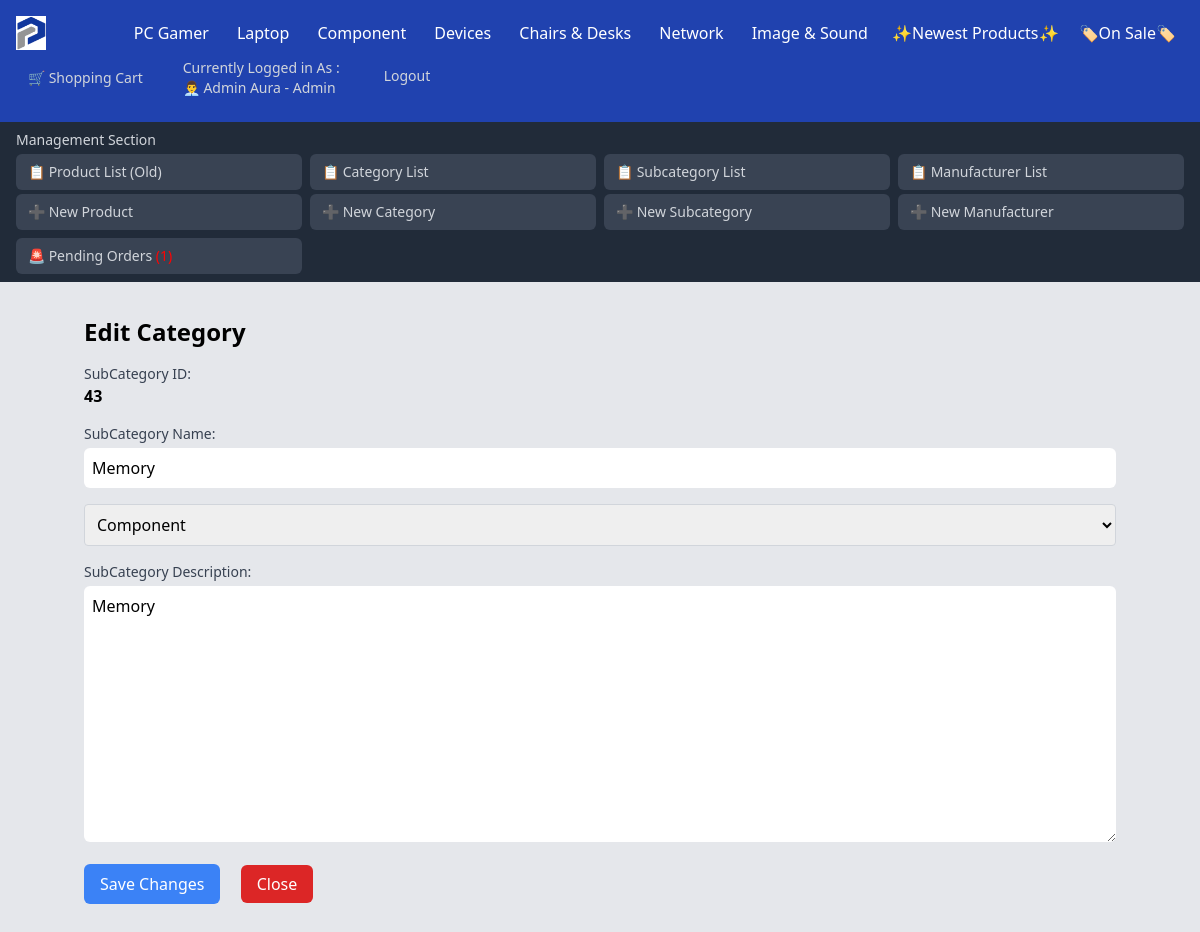
/Category/SubCategories/SubCategories_Modify.php?id=43&SubCategory_Name=Memory (signed in), run on the app's committed database.
### tables this page shows
CREATE TABLE `categories` (
  `Category_ID` int NOT NULL AUTO_INCREMENT,
  `Category_Name` varchar(100) DEFAULT 'Unspecified',
  `Category_Desc` varchar(2000) DEFAULT NULL,
  PRIMARY KEY (`Category_ID`),
  UNIQUE KEY `UC_Category_Name` (`Category_Name`),
  UNIQUE KEY `Category_Name` (`Category_Name`)
);

CREATE TABLE `users` (
  `User_ID` int NOT NULL AUTO_INCREMENT,
  `User_Username` varchar(255) DEFAULT NULL,
  `User_FirstName` varchar(255) DEFAULT NULL,
  `User_LastName` varchar(255) DEFAULT NULL,
  `User_Phone` varchar(255) DEFAULT NULL,
  `User_Country` varchar(255) DEFAULT NULL,
  `User_Address` varchar(255) DEFAULT NULL,
  `User_Email` varchar(255) DEFAULT NULL,
  `User_Password` varchar(255) DEFAULT NULL,
  `User_RegisterationDate` timestamp NULL DEFAULT CURRENT_TIMESTAMP,
  `User_Role` enum('Owner','Admin','Client') NOT NULL DEFAULT 'Client',
  `Account_Status` varchar(255) DEFAULT 'Unlocked',
  PRIMARY KEY (`User_ID`),
  UNIQUE KEY `User_Username` (`User_Username`)
);

CREATE TABLE `subcategories` (
  `SubCategory_ID` int NOT NULL AUTO_INCREMENT,
  `SubCategory_Name` varchar(100) DEFAULT NULL,
  `SubCategory_Desc` varchar(2000) DEFAULT NULL,
  `Category_ID` int DEFAULT NULL,
  PRIMARY KEY (`SubCategory_ID`),
  KEY `Category_ID` (`Category_ID`),
  CONSTRAINT `subcategories_ibfk_1` FOREIGN KEY (`Category_ID`) REFERENCES `categories` (`Category_ID`)
);

### Category/SubCategories/SubCategories_Modify.php (the view, shortened to what this page needs)
<!DOCTYPE html>
<html lang="en">
<head>
    <?php
    include_once ("../../DB_Connexion.php");
    $User_ID = $_SESSION['User_ID'];
    $query = "SELECT User_Role, User_Username , User_FirstName , User_LastName FROM Users WHERE User_ID = :User_ID";
    $pdostmt = $connexion->prepare($query);
    $pdostmt->execute([':User_ID' => $User_ID]);
    if ($User = $pdostmt->fetch(PDO::FETCH_ASSOC)) {
        $User_Role = $User['User_Role'];
        $User_FullName = $User['User_FirstName'] . ' ' . $User['User_LastName'];
    }
    $Categories = "SELECT Category_ID, Category_Name FROM Categories ORDER BY Category_ID ASC";
    $pdoCategories = $connexion->prepare($Categories);
    $pdoCategories->execute();
    $Categories = $pdoCategories->fetchAll(PDO::FETCH_ASSOC);
    if (!empty($_GET["id"])) {
        $SubCategory_ID = $_GET["id"];
        $Query_Select = " SELECT SubCategories.SubCategory_ID, SubCategories.Category_ID, SubCategories.SubCategory_Name,
                        SubCategories.SubCategory_Desc, Categories.Category_Name
                        FROM SubCategories
                        JOIN Categories
                        ON SubCategories.Category_ID = Categories.Category_ID
                        WHERE SubCategories.SubCategory_ID = :SubCategory_ID";
        $pdoQuery_Select = $connexion->prepare($Query_Select);
        $pdoQuery_Select->execute(['SubCategory_ID' => $SubCategory_ID]);
        $Single_SubCategory = $pdoQuery_Select->fetch(PDO::FETCH_ASSOC);
    } else {
        header("Location: SubCategories_List.php");
        exit();
    }
    ?>
</head>
<body class="bg-gray-200">
    <nav class="bg-blue-800 text-white">
        <div class="flex flex-wrap justify-between items-center p-4">
            <a href="../.././"><img src="../../Logo.png" alt="Logo" id="Logo"></a>
            <div class="flex grid-cols-4 gap-1">
                <?php foreach ($Categories as $Category): ?>
                    <?php if ($Category['Category_Name'] !== 'Unspecified'):
                        ?>
                        <div class="relative category">
                            <a href="../.././?id=<?php echo $Category['Category_ID'] ?>&Type=Category&Name=<?php echo str_replace(' ', '', $Category['Category_Name']) ?>"
                                class="px-3 py-2 hover:bg-gray-700"><?php echo $Category['Category_Name']; ?></a>
                        </div>
                    <?php endif; ?>
                <?php endforeach; ?>
                <div><a href=".././../?Status=New" class="px-2 py-2 hover:bg-yellow-700">✨Newest Products✨</a></div>
                <div><a href=".././../?Status=Discount" class="px-2 py-2 hover:bg-yellow-700">🏷️On Sale🏷️</a></div>
            </div>
            <div class="flex space-x-4">
                <?php if (isset($_SESSION['User_ID'])):
                    if ($User_Role === 'Owner') {
                        $Emoji = '👑';
                    } elseif ($User_Role === 'Admin') {
                        $Emoji = '👨‍💼';
                    } else {
                        $Emoji = '💼';
                    }
                    ?>
                    <a href="../../User/User_ShoppingCart.php"
                        class="flex items-center text-gray-300 hover:bg-green-700 px-3 py-2 rounded-md text-sm font-medium">
                        🛒 Shopping Cart
                    </a>
                    <a class="text-gray-300 hover:bg-blue-700 px-3 py-2 rounded-md text-sm font-medium"
                        href="Use../r_Modify.php?id=<?php echo $User_ID; ?>&FullName=<?php echo urlencode($User_FullName); ?>">Currently
                        Logged in As : <br><span><?php echo $Emoji . ' ' . $User_FullName ?> -
                            <?php echo $User_Role ?></span></a>
                    <a href="../../User/User_Logout.php"
                        class="text-gray-300 hover:bg-red-700 px-4 py-4 rounded-md text-sm font-medium">Logout</a>
                <?php endif; ?>
            </div>
        </div>
        <?php if (!empty($_SESSION['User_ID']) || !empty($_SESSION['User_Role'])): ?>
            <?php if ($User['User_Role'] !== 'Client') { ?>
                <div class="bg-gray-800 text-white py-2 px-4">
                    <h6 class="text-sm font-medium text-gray-300 mb-1">Management Section</h6>
                    <div class="grid grid-cols-2 md:grid-cols-4 gap-2">
                        <div class="space-y-1">
                            <a href="../../Product/Products_List.php"
                                class="block bg-gray-700 hover:bg-blue-600 px-3 py-2 rounded-md text-sm font-medium text-gray-300 transition duration-300">📋
                                Product List (Old)</a>
                            <a href="../../Product/Products_Add.php"
                                class="block bg-gray-700 hover:bg-blue-600 px-3 py-2 rounded-md text-sm font-medium text-gray-300 transition duration-300">➕
                                New Product</a>
                        </div>
                        <div class="space-y-1">
                            <a href="../../Category/Categories_List.php"
                                class="block bg-gray-700 hover:bg-blue-600 px-3 py-2 rounded-md text-sm font-medium text-gray-300 transition duration-300">📋
                                Category List</a>
                            <a href="../../Category/Categories_Add.php"
                                class="block bg-gray-700 hover:bg-blue-600 px-3 py-2 rounded-md text-sm font-medium text-gray-300 transition duration-300">➕
                                New Category</a>
                        </div>
                        <div class="space-y-1">
                            <a href="SubCategories_List.php"
                                class="block bg-gray-700 hover:bg-blue-600 px-3 py-2 rounded-md text-sm font-medium text-gray-300 transition duration-300">📋
                                Subcategory List</a>
                            <a href="SubCategories_Add.php"
                                class="block bg-gray-700 hover:bg-blue-600 px-3 py-2 rounded-md text-sm font-medium text-gray-300 transition duration-300">➕
                                New Subcategory</a>
                        </div>
                        <div class="space-y-1">
                            <a href="../../Manufacturer/Manufacturers_List.php"
                                class="block bg-gray-700 hover:bg-blue-600 px-3 py-2 rounded-md text-sm font-medium text-gray-300 transition duration-300">📋
                                Manufacturer List</a>
                            <a href="../../Manufacturer/Manufacturers_Add.php"
                                class="block bg-gray-700 hover:bg-blue-600 px-3 py-2 rounded-md text-sm font-medium text-gray-300 transition duration-300">➕
                                New Manufacturer</a>
                        </div>
                        <div class="space-y-1">
                            <a href="../../User/User_GlobalOrders.php"
                                class="block bg-gray-700 hover:bg-blue-600 px-3 py-2 rounded-md text-sm font-medium text-gray-300 transition duration-300">🚨
                                Pending Orders <?php
                                $Order_Pending = "SELECT Order_ID FROM Orders WHERE  Order_Status NOT IN ('Cancelled By User', 'Cancelled by Management') ";
                                $pdostmt = $connexion->prepare($Order_Pending);
                                $pdostmt->execute();
                                $Order_Count = $pdostmt->rowCount();
                                ?> <span style="color : red"><?php if ($Order_Count > 0) {
                                 } ?></span></a>
                        </div>
                    </div>
                </div>
            <?php } ?>
        <?php endif; ?>
    </nav>
    <div class="container mx-auto p-6">
        <div class="content-wrapper">
            <h1 class="text-2xl font-bold mb-4">Edit Category</h1>
            <form action="" method="POST" enctype="multipart/form-data">
                <div class="mb-4">
                    <label for="SubCategory_ID" class="block text-sm font-medium text-gray-700">SubCategory
                        ID:</label>
                    <span class=""><b><?php echo $Single_SubCategory['SubCategory_ID'] ?></b></span>
                </div>
                <div class="mb-4">
                    <label for="SubCategory_Name" class="block text-sm font-medium text-gray-700">SubCategory
                        Name:</label>
                    <input type="text" name="SubCategory_Name"
                        value="<?php echo $Single_SubCategory["SubCategory_Name"]; ?>"
                        class="mt-1 p-2 w-full border-gray-300 rounded-md focus:outline-none focus:ring-indigo-500 focus:border-indigo-500"
                        placeholder="Your SubCategory Name">
                </div>
                <div class="mb-4">
                    <select name="Category_Name" class="w-full p-2 border border-gray-300 rounded" required>
                        <?php
                        $Q_Categories_Option = "SELECT Category_Name FROM Categories ORDER BY Category_ID";
                        $pdoQ_Categories_Option = $connexion->prepare($Q_Categories_Option);
                        $pdoQ_Categories_Option->execute();
                        $Categories_Options = $pdoQ_Categories_Option->fetchAll(PDO::FETCH_COLUMN);
                        foreach ($Categories_Options as $Cat) {
                            $selected = '';
                            if ($Cat === $Single_SubCategory['Category_Name']) {
                                $selected = 'selected';
                            }
                            ?>
                            <option value="<?php echo $Cat; ?>" <?php echo $selected; ?>>
                                <?php echo $Cat; ?>
                            </option>
                        <?php } ?>
                    </select>
                </div>
                <div class="mb-4">
                    <label for="SubCategory_Desc" class="block text-sm font-medium text-gray-700">SubCategory
                        Description:</label>
                    <textarea name="SubCategory_Desc" id="SubCategory_Desc" cols="30" rows="10"
                        class="mt-1 p-2 w-full border-gray-300 rounded-md focus:outline-none focus:ring-indigo-500 focus:border-indigo-500"
                        placeholder="Write a few lines describing the manufacturer"><?php echo $Single_SubCategory['SubCategory_Desc']; ?></textarea>
                </div>
                <div class="mb-4">
                    <button type="submit"
                        class="bg-blue-500 hover:bg-blue-600 text-white py-2 px-4 rounded-md inline-block">Save
                        Changes</button>
                    <a href="Categories_List.php"
                        class="ml-4 px-4 py-2 bg-red-600 text-white rounded-md hover:bg-red-700">Close</a>
                </div>
            </form>
        </div>
    </div>
</body>
</html>

### Category/SubCategories/SubCategories_Modify.php (style rules this page uses)
#Logo { width: 30px; height: 34px; }
nav { height: auto; position: fixed; width: 100%; z-index: 1000; margin-bottom: auto; opacity: 99%; }
body { background-color: #e4e8f3; }
.content-wrapper { padding-top: auto; }
.container { display: flex; flex-direction: column; min-height: 100vh; width: 90%; max-width: 1500px; justify-content: space-between; }
.content-wrapper { flex: 1; margin-top: 0; padding-top: 10px; overflow-y: auto; }

### data on the page
categories: Category_Name "PC Gamer"
categories: Category_Name "Laptop"
categories: Category_Name "Component"
categories: Category_Name "Devices"
categories: Category_Name "Chairs & Desks"
categories: Category_Name "Network"
categories: Category_Name "Image & Sound"
users: User_Role "👨‍💼", User_FullName "Admin Aura", User_Role "Admin"
subcategories: SubCategory_ID "43", SubCategory_Name "Memory", SubCategory_Desc "Memory"

### other printed values
form field Category_Name "Component"
